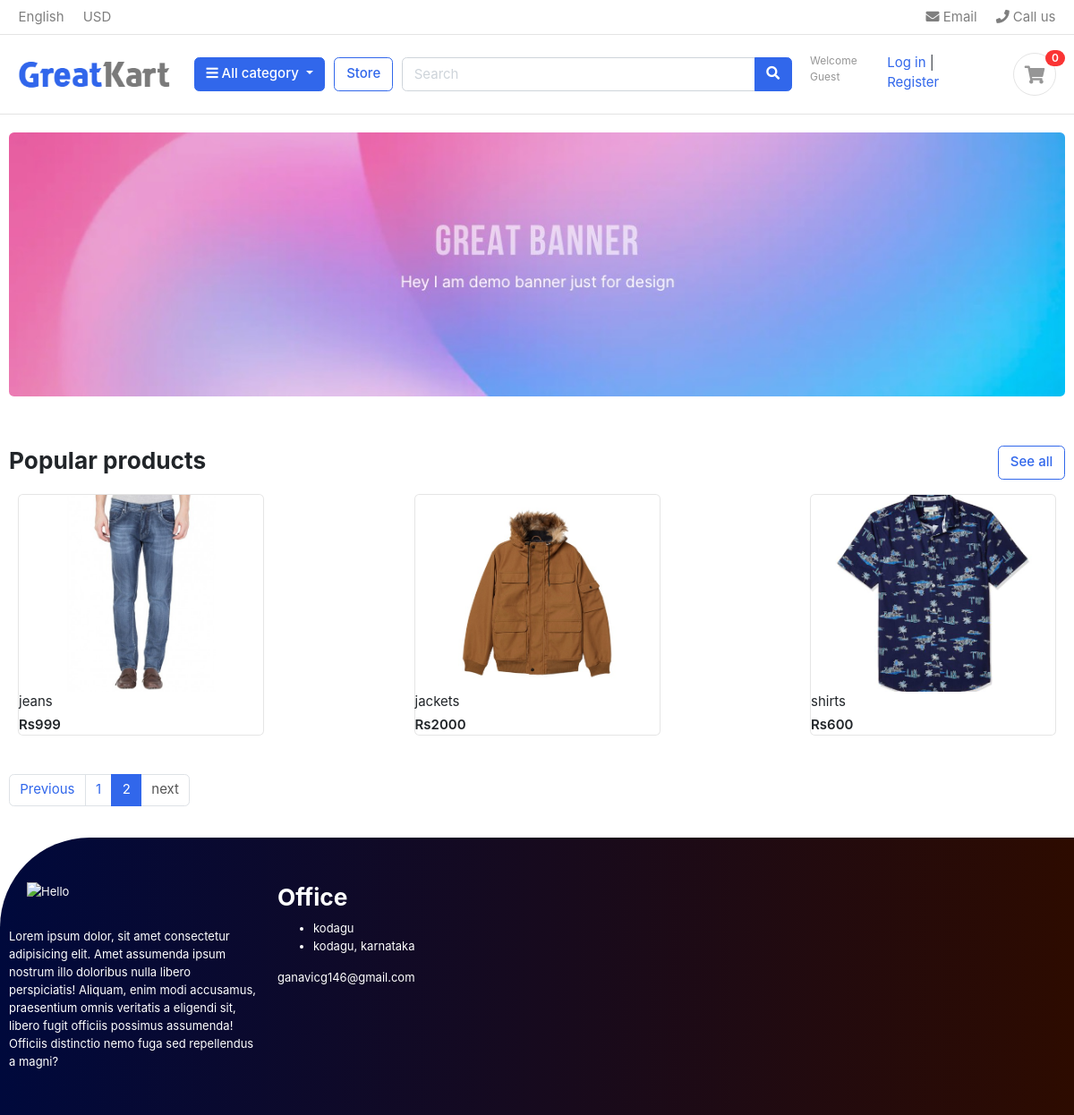
Screenshot of /?page=2 with the database file from the repository.
### store/models.py (models this page shows, shortened)
class Product(models.Model):
    product_name=models.CharField(max_length=200,unique=True)
    slug        =models.SlugField(max_length=200,unique=True)
    description=models.TextField(max_length=255)
    quantity    =models.IntegerField()
    category    =models.ForeignKey(category,on_delete=models.CASCADE)
    image       =models.ImageField(upload_to='photos/product')
    price       =models.IntegerField()
    stock       =models.IntegerField()
    is_available=models.BooleanField(default=True)
    created_data=models.DateTimeField(auto_now=True)
    modified_data=models.DateTimeField(auto_now_add=True)
    def get_url(self):
        return reverse('product_details',args=[self.category.slug,self.slug])

### greatkart1/views.py (the view)
# urls.py: path('',views.index,name='home'),
def index(request):
    products=Product.objects.all().filter(is_available=True)
    paginator =Paginator(products, 3)
    page = request.GET.get('page')
    paged_product = paginator.get_page(page)
    return render(request,'index.html',{'products':paged_product})

### category/context_processor.py (called while the page is built)
def menu_link(request):
    link=category.objects.all
    return dict(link=link)

### category/models.py (called while the page is built)
    def get_url(self):
        return reverse('category_product',args=[self.slug])

### greatkart1/templates/index.html
{% extends 'base.html' %}
{% load static %}
{% block content %}
<section class="section-intro padding-y-sm">
<div class="container">
<div class="intro-banner-wrap">
	<img src="{% static 'images/banners/1.jpg' %}" class="img-fluid rounded">
</div>
</div>
</section>
<section class="section-name padding-y-sm">
<div class="container">
<header class="section-heading">
	<a href="./store.html" class="btn btn-outline-primary float-right">See all</a>
	<h3 class="section-title">Popular products</h3>
</header>
<div class="row">
	{% for i in products %}
	<div class="col-md-3">
		<div class="card card-product-grid">
			<a href="{{i.get_url}}" class="img-wrap"> <img src="{{ i.image.url }}">  </a>
			<figcaption class="info-<wrap">
				<a href="{{i.get_url}}" class="title">{{i.product_name}}</a>
				<div class="price mt-1">Rs{{i.price}}</div>
			</figcaption>
		</div>
	</div>
	{% endfor %}
</div>
<nav class="mt-4" aria-label="Page navigation sample">
	<ul class="pagination">
	  {% if products.has_previous %}
		  <li class="page-item "><a class="page-link" href="?page={{ products.previous_page_number }}">Previous</a></li>
	  {% else %}
		  <li class="page-item disabled"><a class="page-link" href="">Previous</a></li>
	  {% endif %}
	  {% for i in products.paginator.page_range %}
		  {% if products.number == i %}
			  <li class="page-item active"><a class="page-link" href="?page={{i}}">{{i}}</a></li>
		  {% else %}
			  <li class="page-item"><a class="page-link" href="?page={{i}}">{{i}}</a></li>
		  {% endif %}
	  {% endfor %}
	  {% if products.has_next %}
		  <li class="page-item "><a class="page-link" href="?page={{ products.next_page_number }}">next</a></li>
	  {% else %}
		  <li class="page-item disabled"><a class="page-link" href="">next</a></li>
	  {% endif %}
	</ul>
  </nav>
</div>
</section>
</body>
</html>
{% endblock %}

### greatkart1/static/css/ui.css (style rules this page uses)
html { font-family: "Inter", sans-serif; font-size: 15px; }
.img-wrap { text-align: center; display: block; }
.img-wrap img { max-width: 100%; }
.padding-y-sm { padding-top: 20px; padding-bottom: 20px; }
.section-heading { margin-bottom: 20px; margin-top: 15px; }
.section-title { color: #212529; }
[class*=card-product] a.title { color: #212529; display: block; }
[class*=card-product] .img-wrap { overflow: hidden; position: relative; }
[class*=card-product] .img-wrap img { height: 100%; max-width: 100%; width: auto; display: inline-block; -o-object-fit: cover; object-fit: cover; }
.card-product-grid { margin-bottom: 20px; }
.card-product-grid .img-wrap { border-radius: 0.2rem 0.2rem 0 0; height: 220px; }
.card .img-wrap { overflow: hidden; }
.price { font-weight: 600; color: #212529; }

### greatkart1/templates/includes/footer.html (style rules this page uses)
.row { width: 100%; margin: auto; display: flex; flex-wrap: wrap; align-items: flex-start; justify-content: space-between; }

### rows the page displays
Product: image (picture), product_name "jeans", price "999"
Product: image (picture), product_name "jackets", price "2000"
Product: image (picture), product_name "shirts", price "600"

### other values shown
{{ i }} "1"
{{ i }} "2"
